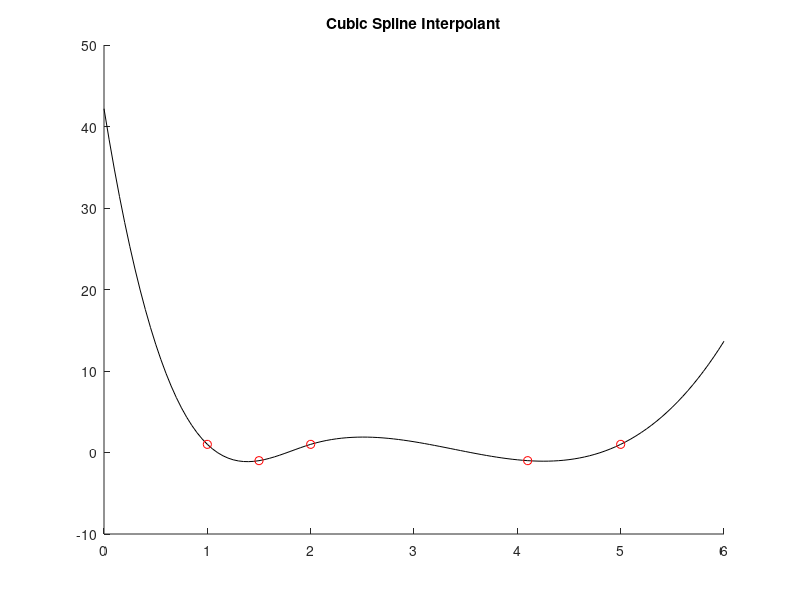

This figure's MATLAB source:
%Cubic_Spline_Interpolation
%Sheet6-Exe6
%Winter2016


x = [1 1.5 2 4.1 5];
y = [1 -1 1 -1 1];
xx = linspace(0,6,121);
hold on;
plot(xx,spline(x,y,xx),'-k',x,y,'ro')
title('Cubic Spline Interpolant')
